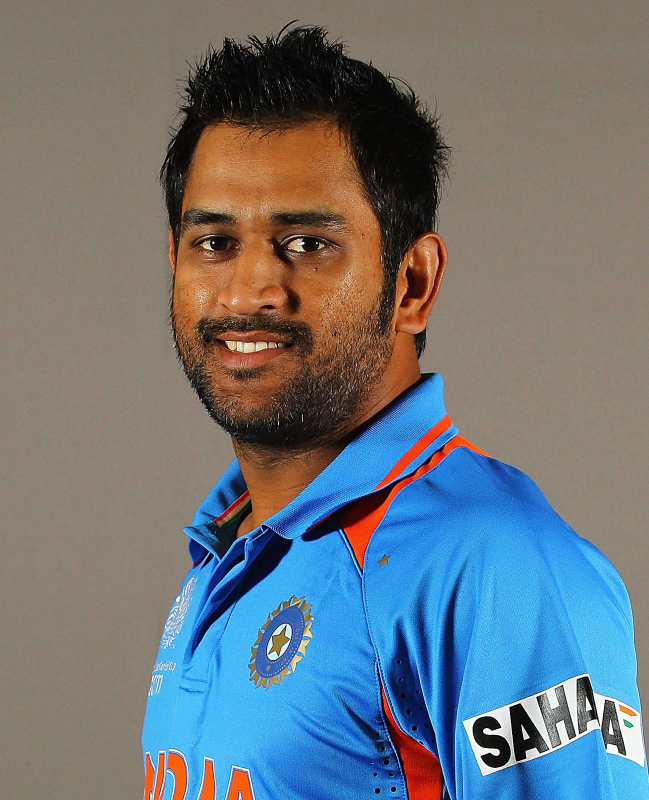
#> input picture test_images/Dhoni1.jpg, 1298 x 1600 px, found by its file name (shown at 1/2 size)
$ jupyter execute --allow-errors 'Celebrity Image Classifier.ipynb'   (shell and % lines are left out)
#> lines starting #> are read from the running program, lines starting #| are printed output that depends on the picture; after the words box and inside, x2 and y2 are one past the last pixel; in counts of white or black regions, pixels touching at a corner belong together
[cell 1]
import numpy as np
import cv2
import matplotlib
from matplotlib import pyplot as plt

# Data cleaning

[cell 2]
# detect the face and eyes and crop that image and store it.
img = cv2.imread('C:/Users/Prajudice/projects/Celebrity Image Classifier/test_images/Dhoni1.jpg')
#> img is the input picture: shape (1600, 1298, 3); mean B, G, R 122.8, 117.3, 109.8

[cell 3]
img.shape
#> Out = (1600, 1298, 3)

[cell 4]
plt.imshow(img)

[cell 5]
gray = cv2.cvtColor(img,cv2.COLOR_BGR2GRAY)
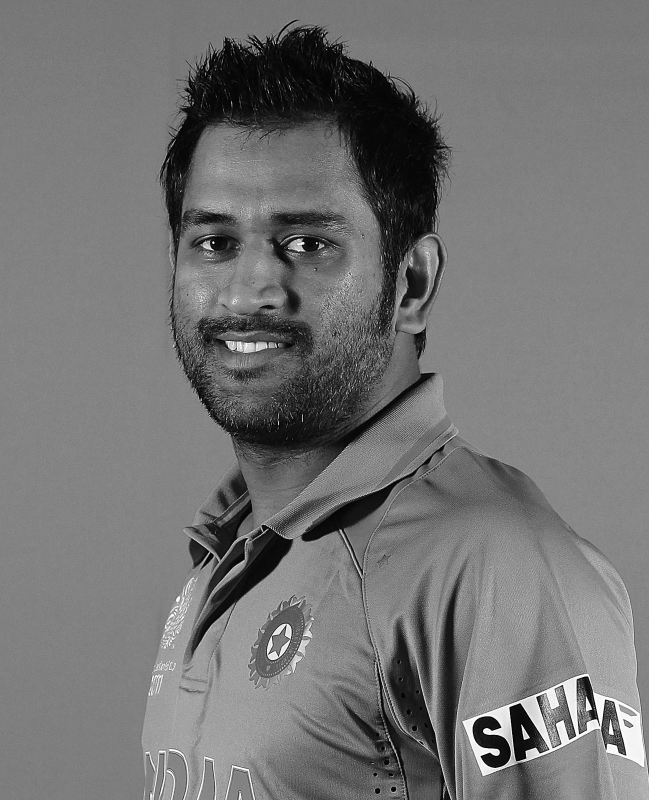
#> gray: shape (1600, 1298) (shown at 1/2 size); min 0, max 255, mean 115.7
gray.shape
#> Out = (1600, 1298)

[cell 6]
gray

[cell 7]
plt.imshow(gray, cmap='gray')

# Face and eyes Detection

[cell 8]
face_cascade = cv2.CascadeClassifier('C:/Users/Prajudice/projects/Celebrity Image Classifier/Server/haarcascades/haarcascade_frontalface_default.xml')
eye_cascade = cv2.CascadeClassifier('C:/Users/Prajudice/projects/Celebrity Image Classifier/Server/haarcascades/haarcascade_eye.xml')
faces = face_cascade.detectMultiScale(gray, 1.3,5)
#> faces = [[237, 255, 582, 582]]
faces
#> Out = [[237, 255, 582, 582]]

[cell 9]
(x,y,w,h) = faces[0]
#> x = 237; y = 255; w = 582; h = 582
x,y,w,h
#> Out = (237, 255, 582, 582)

[cell 10]
face_img = cv2.rectangle(img,(x,y),(x+w,y+h),(255,0,0),2)
plt.imshow(face_img)

[cell 11]
cv2.destroyAllWindows()

[cell 12]
for(x,y,w,h) in faces:
    face_img = cv2.rectangle(img,(x,y),(x+w,y+h),(255,0,0),2)
    roi_gray = gray[y:y+h, x:x+w]
    roi_color = face_img[y:y+h, x:x+w]
    eyes = eye_cascade.detectMultiScale(roi_gray)
    for(ex,ey,ew,eh) in eyes:
        cv2.rectangle(roi_color,(ex,ey),(ex+ew, ey+eh),(0,255,0),2)
#> this loop made 1 pass
#> (x, y, w, h, eyes) on pass 1: (237, 255, 582, 582, [[134, 170, 123, 123], [289, 139, 170, 170]])
#> pass 1, `roi_gray = gray[y:y+h, x:x+w]`:
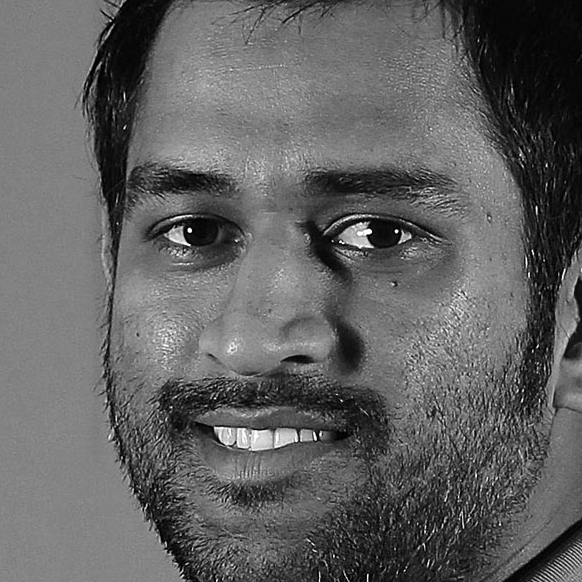
#> roi_gray: shape (582, 582); min 0, max 255, mean 97.4
#> pass 1, `roi_color = face_img[y:y+h, x:x+w]`:
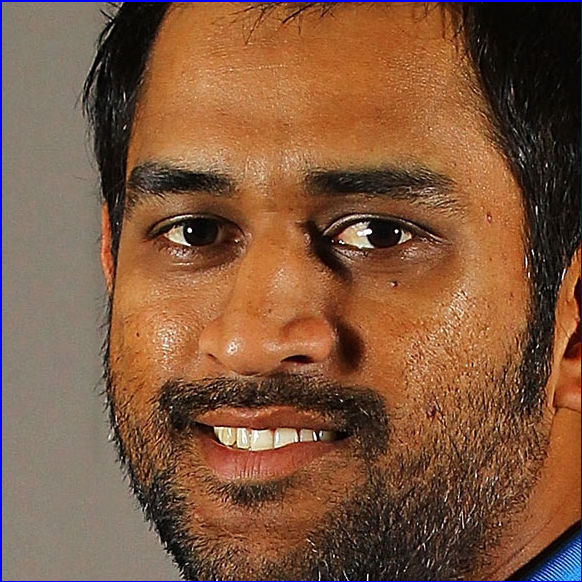
#> roi_color: shape (582, 582, 3); mean B, G, R 62.5, 87.7, 127.8
#> after the loop:
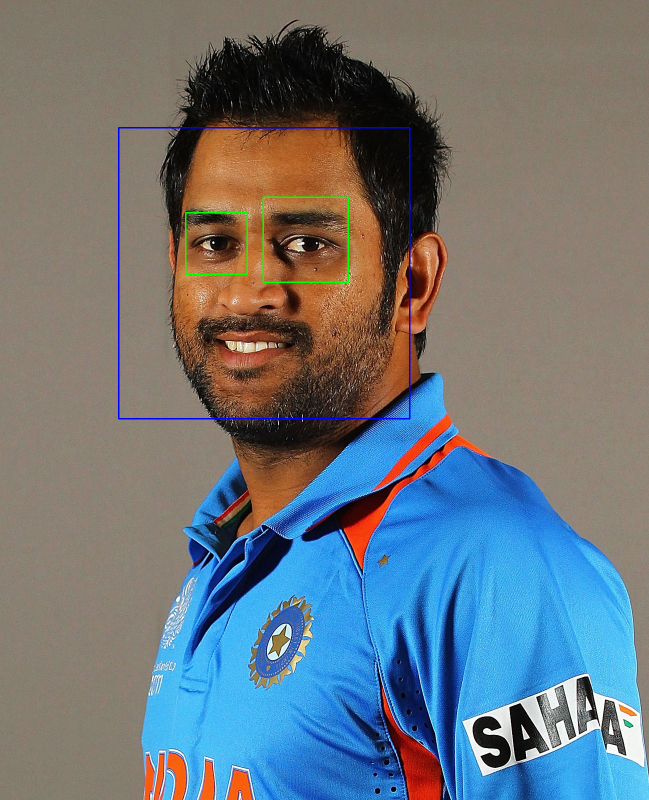
#> img: shape (1600, 1298, 3) (shown at 1/2 size); mean B, G, R 123.3, 117.3, 109.2
#> after the loop:
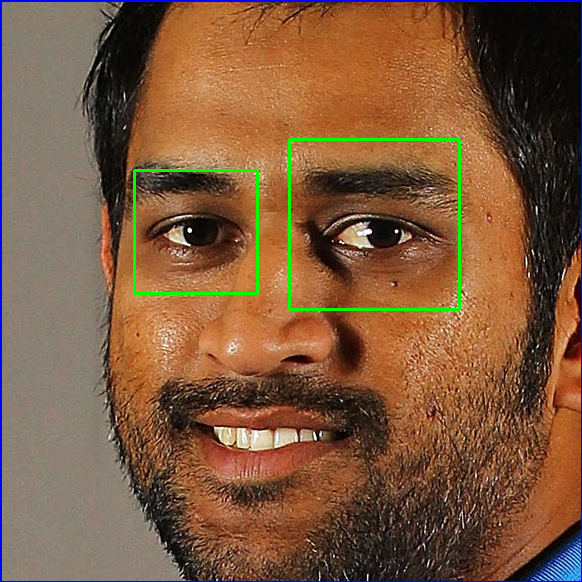
#> roi_color: shape (582, 582, 3); 1.04% of pixels changed, all inside (x1, y1, x2, y2) = (133, 138, 461, 311)

plt.figure()
plt.imshow(face_img, cmap='gray')
plt.show()

[cell 13]
plt.imshow(roi_color, cmap='gray')
cropped_img = np.array(roi_color)
cropped_img.shape
#> Out = (582, 582, 3)

# Wavelet transformation

[cell 14]
import numpy as np
import pywt
import cv2

def w2d(img, mode='haar', level=1):
#> called with mode = 'db1', level = 5
    imArray = img
    #Datatype conversions
    #convert to grayscale
    imArray = cv2.cvtColor( imArray,cv2.COLOR_RGB2GRAY )
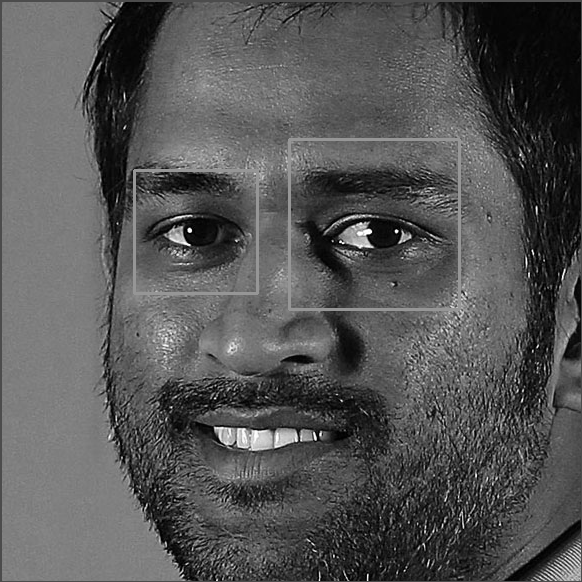
#> imArray: shape (582, 582); min 0, max 255, mean 85.2
    #convert to float
    imArray =  np.float32(imArray)
    imArray /= 255;
    # compute coefficients
    coeffs=pywt.wavedec2(imArray, mode, level=level)
#> coeffs = 6 items

    #Process Coefficients
    coeffs_H=list(coeffs)
#> coeffs_H = 6 items
    coeffs_H[0] *= 0;

    # reconstruction
    imArray_H=pywt.waverec2(coeffs_H, mode);
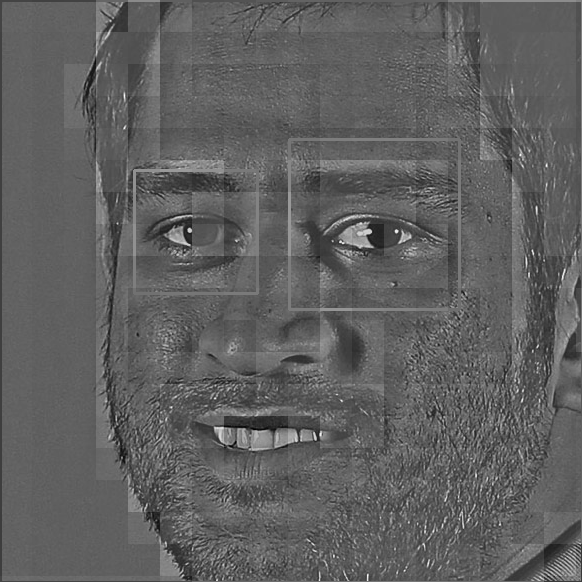
#> imArray_H: shape (582, 582) float32; min -0.537, max 0.888, mean -8.62e-05; drawn with min black and max white
    imArray_H *= 255;
    imArray_H =  np.uint8(imArray_H)
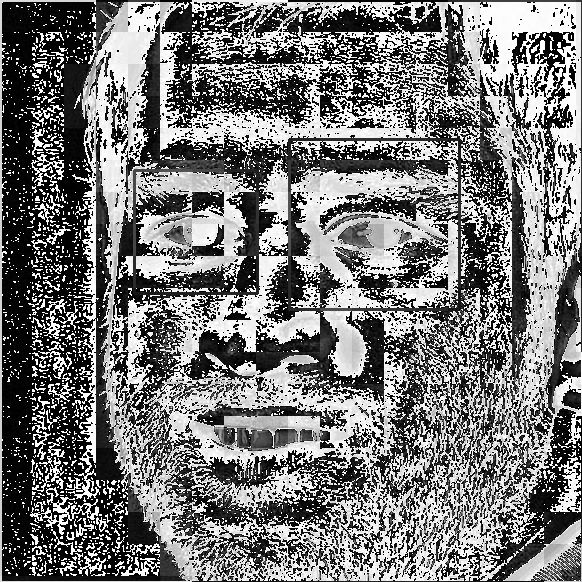
#> imArray_H: shape (582, 582); min 0, max 255, mean 119.4
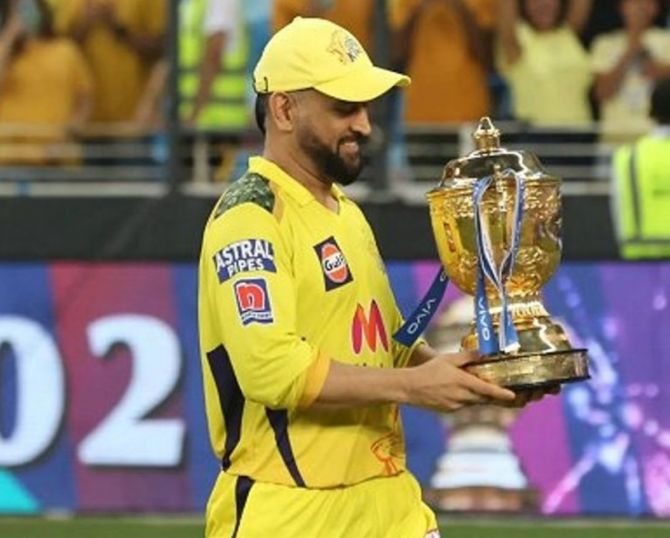
#> input picture test_images/Dhoni2.jpg, 670 x 538 px, found by its file name
#> further down, cropped_img is the input picture: shape (538, 670, 3); mean B, G, R 96.4, 125.8, 138.1

    return imArray_H

[cell 15]
im_har = w2d(cropped_img, 'db1',5)
plt.imshow(im_har, cmap='gray')

[cell 16]
def get_cropped_image_if_2_eyes(image_path):
    img = cv2.imread(image_path)
    gray = cv2.cvtColor(img, cv2.COLOR_BGR2GRAY)
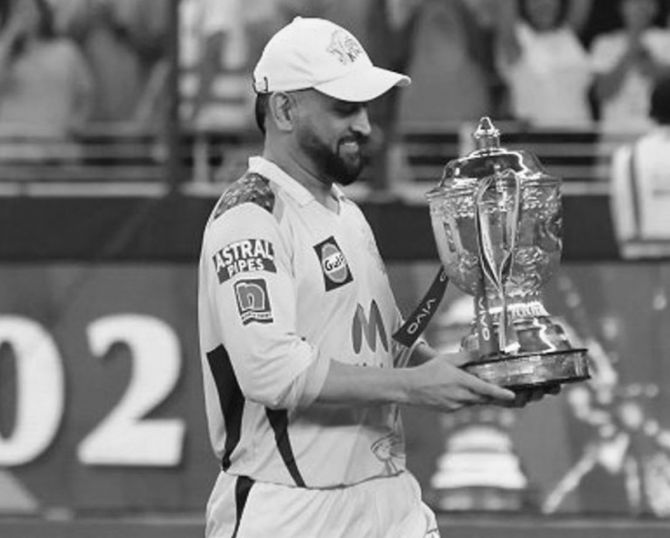
#> gray: shape (538, 670); min 7, max 254, mean 126.1
    faces = face_cascade.detectMultiScale(gray, 1.3, 5)
#> faces = ()
    for (x,y,w,h) in faces:
        roi_gray = gray[y:y+h, x:x+w]
        roi_color = img[y:y+h, x:x+w]
        eyes = eye_cascade.detectMultiScale(roi_gray)
        if len(eyes) >= 2:
            return roi_color
#> this loop made 0 passes

[cell 17]
original_img = cv2.imread('C:/Users/Prajudice/projects/Celebrity Image Classifier/test_images/Dhoni1.jpg')
plt.imshow(original_img)

[cell 18]
cropped_img = cv2.imread('C:/Users/Prajudice/projects/Celebrity Image Classifier/test_images/Dhoni2.jpg')
plt.imshow(cropped_img)

[cell 19]
cropped_img_no_2_eyes = get_cropped_image_if_2_eyes('C:/Users/Prajudice/projects/Celebrity Image Classifier/test_images/Dhoni2.jpg')
cropped_img_no_2_eyes

[cell 20]
path_to_data = 'C:/Users/Prajudice/projects/Celebrity Image Classifier/dataset/'
path_to_cr_data = 'C:/Users/Prajudice/projects/Celebrity Image Classifier/dataset/cropped/'

[cell 21]
import os
img_dirs = []
#> (the rest of this cell did not finish here and is left out)

[cell 22]
img_dirs

[cell 23]
import shutil
if os.path.exists(path_to_cr_data):
    shutil.rmtree(path_to_cr_data)
os.mkdir(path_to_cr_data)

[cell 24]
cropped_img_dirs = []
celebrity_file_name_dict ={}
for img_dir in img_dirs:
    count = 1
    celebrity_name = img_dir.split('/')[-1]
    celebrity_file_name_dict[celebrity_name] = []
    for entry in os.scandir(img_dir):
        roi_color = get_cropped_image_if_2_eyes(entry.path)
        if roi_color is not None:
            cropped_folder = path_to_cr_data + celebrity_name
            if not os.path.exists(cropped_folder):
                os.makedirs(cropped_folder)
                cropped_img_dirs.append(cropped_folder)
                print("Generating cropped images in folder", cropped_folder)
            cropped_file_name = celebrity_name + str(count) + ".png"
            cropped_file_path = cropped_folder + "/" + cropped_file_name
            cv2.imwrite(cropped_file_path,roi_color)
            celebrity_file_name_dict[celebrity_name].append(cropped_file_path)
            count+=1

[cell 25]
celebrity_file_name_dict ={}
for img_dir in cropped_img_dirs:
    celebrity_name = img_dir.split('/')[-1]
    file_list = []
    for entry in os.scandir(img_dir):
        file_list.append(entry.path)
        celebrity_file_name_dict[celebrity_name] = file_list
celebrity_file_name_dict

[cell 26]
class_dict ={}
count=0
for celebrity_name in celebrity_file_name_dict.keys():
    class_dict[celebrity_name] = count
    count+=1
class_dict
